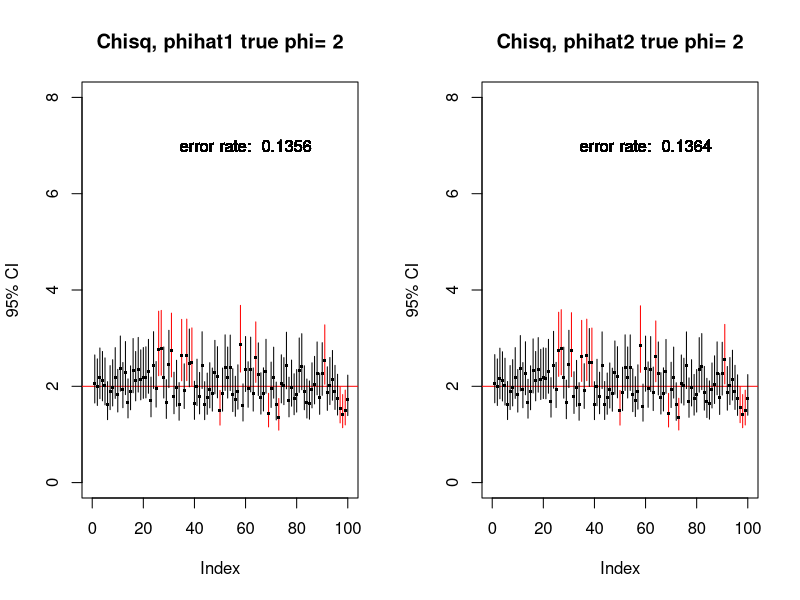
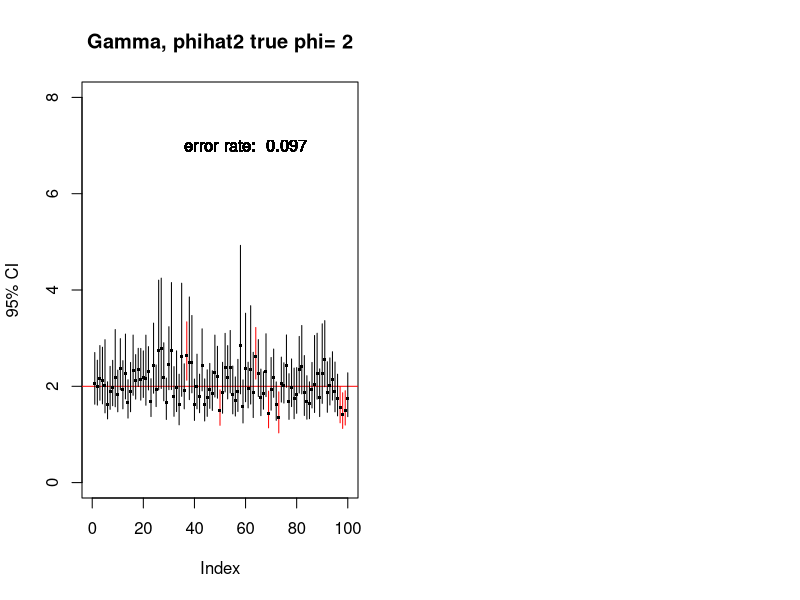
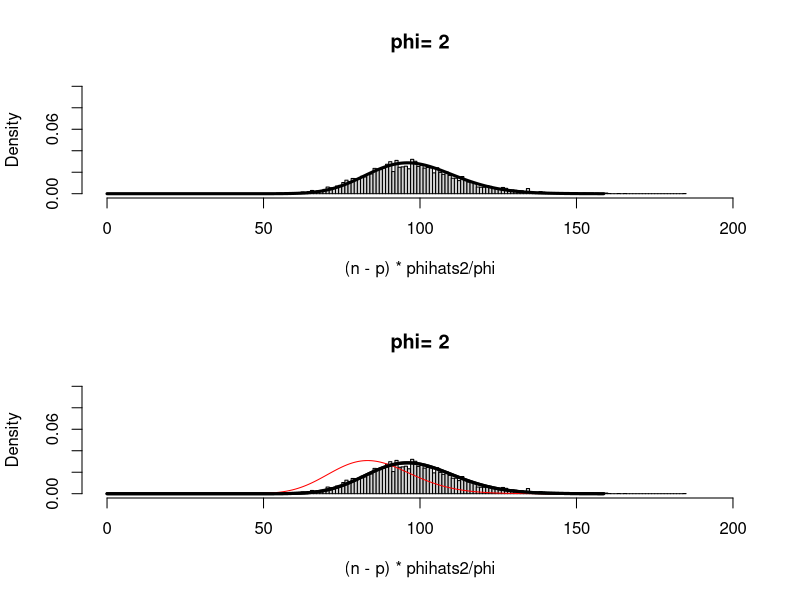
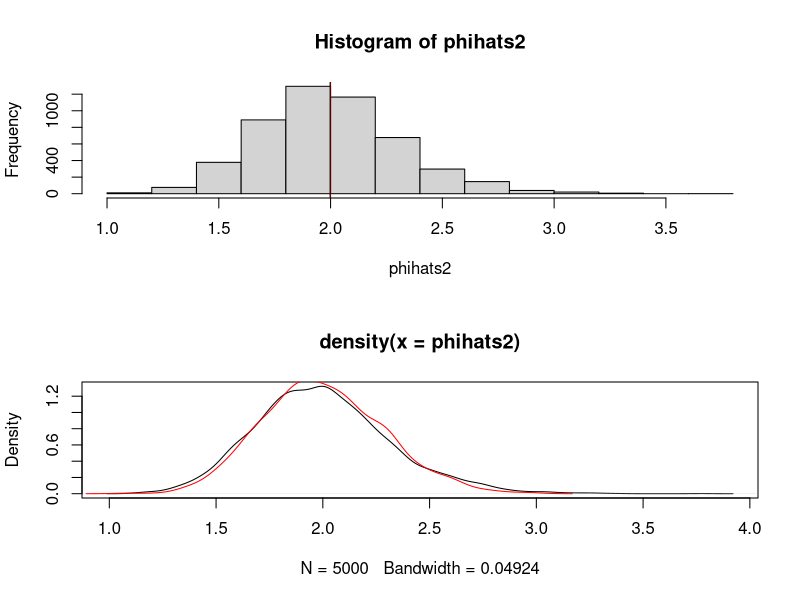

The R script that drew these images, in order:
library(MASS)     # for "rnegbin"
library(rmutil)   # for "rinvgauss"

# calculate CI's for phi, based on chisquare distribution
#   with phihat1 and phihat2, and on Gamma distribution
#   (phihat2 only), and fitting only Negative binomial 
#   for now.
#   Plots first 100 of the simulations, with error rates.
#

phi <- 2
  
  #set.seed(10)
  
  {
    n <- 100
    
    beta<-c(1,1)
    x<-seq(0,1,length.out=n)
    p<-length(beta)
    eta<-beta[1]+beta[2]*x
    mu<-exp(eta)
    nu<-phi-1
    mn<-mu/nu
    w<-(mn+1)/mn
    mx<-log(mu)-0.5*log(w)
    sx<-sqrt(log(w))
    
    N <- 5000
    # bounds of CI for chisq and phi1
    
    lower.1 <- vector()
    upper.1 <- vector()
    # bounds of CI for chisq and phi2
    lower.2 <- vector()
    upper.2 <- vector()
    # bounds of CI for gamma and phi2
    gamma.lower <- vector()
    gamma.upper <- vector()
    
    # estimates of phi
    phihats1 <- vector()
    phihats2 <- vector()
    
    # does CI contain true phi?
    err.1 <- vector()
    err.2 <- vector()
    gamma.err <- vector()
    ks <- vector()
    thetas <- vector()
  }
  
  for (sim in 1:N) { 
    if (phi==1) { 
      y<-rpois(n,mu) } 
    else { 
      y<-rnegbin(n,mu,mn) # negative binomial
      
      #y<-rpois(n,rpois(n,mn)*nu)             # Neyman Type A
      #y<-rpois(n,rlnorm(n,mx,sx))            # Poisson lognormal
      #y<-rpois(n,rinvgauss(n,1,1/mn)*mu)     # Poisson inverse Gaussian
      
    }  
    muhat<-fitted(glm(y~x,family="poisson"))
    P<-sum((y-muhat)^2/muhat)
    sbar<-mean((y-muhat)/muhat) 
    phihat1<-P/(n-p)
    phihat2<-phihat1/(1+sbar) 
    phihats1[sim] <- phihat1
    phihats2[sim] <- phihat2
    
    # chisquare CI
    df <- n-p
    lower.1[sim] <- df * phihat1  / qchisq(0.95,df=df)
    upper.1[sim] <- df * phihat1  / qchisq(0.05,df=df)
    lower.2[sim] <- df * phihat2  / qchisq(0.95,df=df)
    upper.2[sim] <- df * phihat2  / qchisq(0.05,df=df)
    
    err.1[sim] <- 0
    if (phi < lower.1[sim] | phi > upper.1[sim]) {
      err.1[sim] <-  1
    }
    err.2[sim] <- 0
    if (phi < lower.2[sim] | phi > upper.2[sim]) {
      err.2[sim] <-  1
    }
    #
    e <- y-muhat
    alpha3.hat <- (1/df) * sum( (e^3/muhat))
    #alpha4.hat <- (1/df) * sum((e^4 - 3 * e^2)/muhat)
    alpha4.hat <- (1/df) * sum(e^4/muhat) - 3 * muhat* phihat2^2
    tau.i <- (alpha4.hat/phi^2 - 2 * alpha3.hat/phi + phi )
    tau.i <- (1/muhat) * tau.i
    tau = mean(tau.i)
    
    # work out S
    eta <- log(muhat)
    W <- diag(muhat)
    X1 <- rep(1,n)
    X2 <- x
    X <- cbind(X1,X2)
    Q <- X %*% solve(t(X) %*% W %*% X) %*% t(X)
    S <- sum(1/muhat) + n * sum(diag(Q))-sum(Q)
    
    bias <- - (alpha3.hat-phihat2^2)*S/n/df
    
    
    #phihat. <- phihat2 - bias
    #bias <- (alpha3.hat/phihat.-phihat.)*S/n
    #phihat. <- phihat. - bias
    #bias <- (alpha3.hat/phihat.-phihat.)*S/n
    #phihat. <- phihat. - bias
    #bias <- (alpha3.hat/phihat.-phihat.)*S/n
    
    
    ktheta <- df - df * bias / phihat2
    #ktheta2 <- 2 * ktheta #df * (2 + tau) 
    ktheta2 <- df * (2 + tau) 
    
    
    theta <- ktheta2 / ktheta
    k <- ktheta / theta
    
    
    ## Gamma CI. only for phihat2
    #e <- (y-muhat)/sqrt(phihat2 * muhat)
    #rho3 <- e^3
    #rho4 <- e^4 - 3
    #alpha.bar <- mean(rho4 + phihat2/muhat - 2 * sqrt(phihat2/muhat) * rho3)
    #theta <- 2 + alpha.bar
    #k <- df/(2+alpha.bar)
    
    thetas[sim] <- theta
    ks[sim] <- k 
    gamma.lower[sim] <- df * phihat2  / qgamma(0.95,
                                             shape=k,
                                             scale=theta)
    
    gamma.upper[sim] <- df * phihat2  / qgamma(0.05,
                                             shape=k,
                                             scale=theta)
    gamma.err[sim] <- (phi < gamma.lower[sim]) |
                 (phi > gamma.upper[sim])
    
  }
  
  # error rates
  e1 <- sum(err.1)/N
  e2 <- sum(err.2)/N
  e3 <- sum(gamma.err,na.rm=T)/length(which(!is.na(gamma.err)))
  paste(e1,e2,e3,sep='   ')
  
  # plot CIs, show first plotN simulations
  plotCIs <- function(low,upp,err,phihat,truePhi,plotN,main,
                      errRate) {
    plot('',xlim=c(0,plotN),ylim=c(0,4*truePhi),
         main=paste(main,'true phi=',truePhi,sep=' '),
         ylab="95% CI")
    
    abline(h=truePhi,col='red')
    for (i in 1:plotN) {
      col <- 'black'
      if (err[i] == 1) {
        col <- 'red'
      }
      segments(i,low[i],i,upp[i],col=col)
      points(i,phihat[i],pch='.',cex=3)
      text(60,3.5 * truePhi,paste("error rate: ",errRate))
    }  
  }  
  
  par(mfrow=c(1,2))
  plotCIs(lower.1,upper.1,err.1,phihats1,phi,plotN=100,
          main="Chisq, phihat1",e1)
  plotCIs(lower.2,upper.2,err.2,phihats2,phi,plotN=100,
          main="Chisq, phihat2",e2)
  plotCIs(gamma.lower,gamma.upper,gamma.err,phihats2,phi,plotN=100,
          main="Gamma, phihat2",e3)
  
  #par(mfrow=c(1,3))
  
  median(upper.1-lower.1)
  median(upper.2-lower.2)
  median(gamma.upper-gamma.lower,na.rm=T)
  
  # plot estimates of phihat's
  
  
  par(mfrow=c(2,1))
  
    print(paste(phi,
                round(mean((n-p)*phihats1/phi),2),
                round(var((n-p)*phihats1/phi),2),
                round(mean((n-p)*phihats2/phi),2),
                round(var((n-p)*phihats2/phi),2),
                sep='   '))
    
    
    main=paste('phi=',phi)
    hist((n-p)*phihats2/phi,probability = T,
         main=main,ylim=c(0,0.10),
         xlim=c(0,2 * n),100)
    c<- seq(0,qchisq(0.9999,df),0.1)
    y1<-dchisq(c,df=n-p)
    lines(c,y1,col='black',lwd=3)
    
    #par(mfrow=c(1,1))
    main=paste('phi=',phi)
    hist((n-p)*phihats2/phi,probability = T,
         main=main,ylim=c(0,0.10),
         xlim=c(0,2 * n),100)
    c<- seq(0,qchisq(0.9999,df),0.1)
    y1<-dchisq(c,df=n-p)
    lines(c,y1,col='black',lwd=3) 
    
    gs <- 1
    for (i in 1:gs) {    
      y2<- dgamma(c,shape=ks[i],scale=2)
      lines(c,y2,col=rainbow(gs)[i]) 
    }
    y1<-dchisq(c,df=n-p)
    lines(c,y1,col='black',lwd=3) 
    


#mean(phihats1)
df * mean(phihats2)/ phi
2 * mean(ks)
df

hist(phihats2)
abline(v=phi,col='red')
abline(v=mean(phihats2,col='blue'))
#par(mfrow=c(2,2))

##(n / df) * phi
#var(phihats1)

# these should be roughly equal:
#(1/(df)) * (sum(y^2/muhat)-sum(muhat))
#phihat2
#


paste(e1,e2,e3,sep='   ')

zz <- phi * rchisq(1000,df=df)/df
plot(density(phihats2))
lines(density(zz),col='red')
